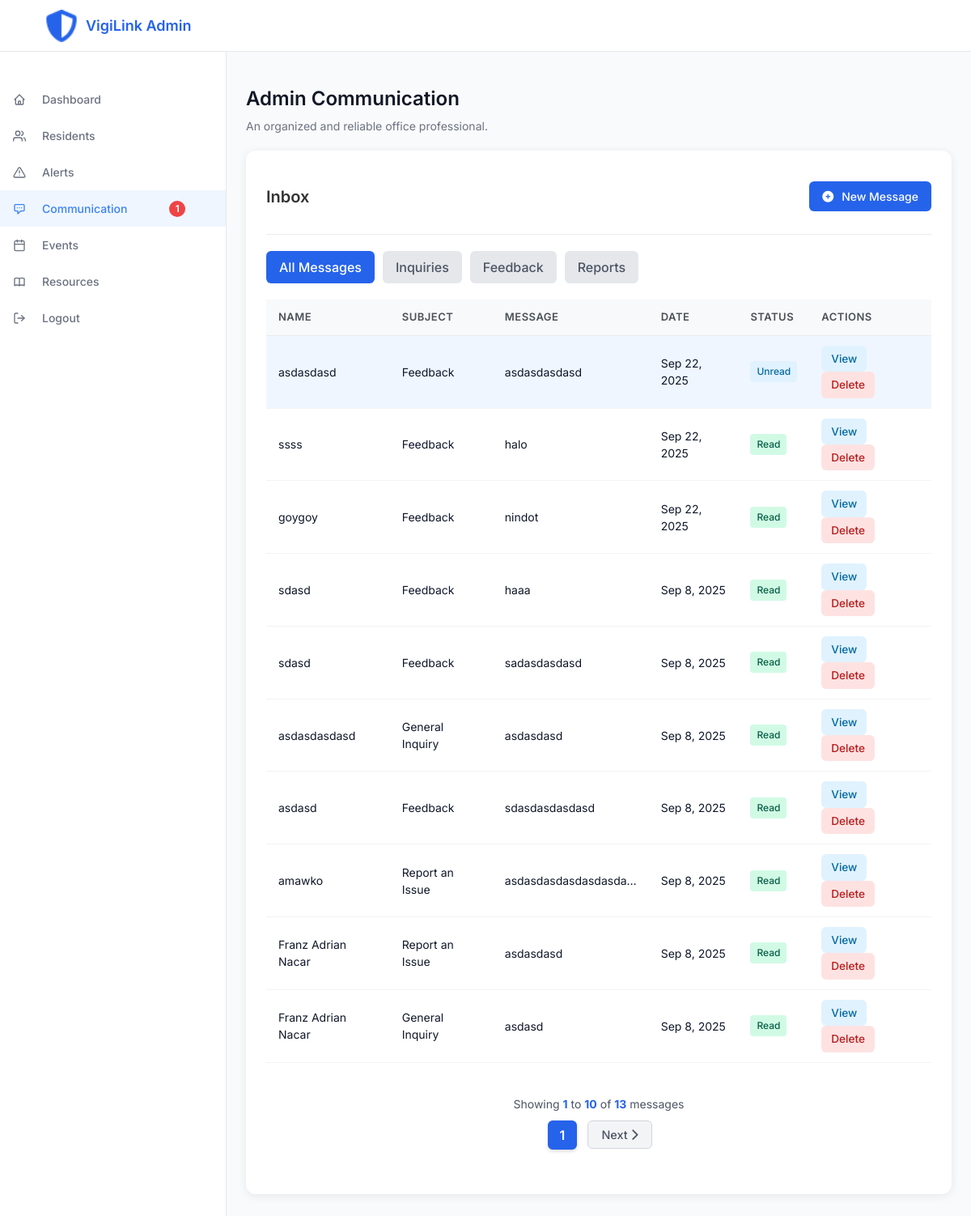
/admin-panel/communication/ (signed in), run on the app's committed database.
### admin_panel/models.py (models this page shows, shortened)
class ContactMessage(models.Model):
    contact_id = models.AutoField(primary_key=True)
    user = models.ForeignKey(settings.AUTH_USER_MODEL, on_delete=models.CASCADE, null=True, blank=True)
    name = models.CharField(max_length=100)
    email = models.EmailField()
    subject = models.CharField(max_length=100)
    message = models.TextField()
    created_at = models.DateTimeField(auto_now_add=True)
    is_read = models.BooleanField(default=False)
    class Meta:
        ordering = ['-created_at']

### admin_panel/views.py (the view)
# urls.py: path('communication/', views.admin_communication, name='admin_communication'),
@login_required
def admin_communication(request):
    if request.user.role != 'admin' and not request.user.is_superuser:
        return HttpResponseForbidden("You don't have permission to access this page.")
    from .models import ContactMessage
    from django.db.models import Case, When, BooleanField
    contact_messages = ContactMessage.objects.all().order_by('is_read', '-created_at')
    context = {
        'contact_messages': contact_messages
    }
    return render(request, 'admin_communication/admin_communication.html', context)

### accounts/models.py (called while the page is built)
    def __str__(self):
        return self.username

### admin_panel/templates/admin_communication/admin_communication.html (shortened to what this page needs)
<!DOCTYPE html>
<html lang="en">
{% load static %}
<head>
  {% load static %}
  <link rel="stylesheet" href="https://cdnjs.cloudflare.com/ajax/libs/font-awesome/6.4.2/css/all.min.css" />
  <link rel="stylesheet" href="{% static 'admin_communication/css/communication.css' %}">
  <link rel="stylesheet" href="{% static 'admin_dashboard/css/unread_badge.css' %}">
</head>
<body>
  <div class="app">
    <header class="header">
        <div class="header-left">
            <div class="logo" style="margin-left: 40px; border-bottom: none;">
                <a href="{% url 'admin_panel:admin_dashboard' %}" style="text-decoration: none; color: inherit; display: flex; align-items: center;">
                    <img src="{% static 'accounts/images/vigilink_logo.png' %}" alt="VigiLink Logo" class="logo-img" style="height:40px;">
                    <span class="logo-text" style="vertical-align:middle; margin-left: 10px; color: #2563EB;">VigiLink Admin</span>
                </a>
            </div>
        </div>
    </header>
    <div class="sidebar" id="sidebar">
      <ul class="sidebar-nav">
        <li>
          <a href="{% url 'admin_panel:admin_dashboard' %}" class="sidebar-link">
            <svg class="sidebar-icon" fill="none" stroke="currentColor" viewBox="0 0 24 24">
              <path stroke-linecap="round" stroke-linejoin="round" stroke-width="2" d="M3 12l2-2m0 0l7-7 7 7M5 10v10a1 1 0 001 1h3m10-11l2 2m-2-2v10a1 1 0 01-1 1h-3m-6 0a1 1 0 001-1v-4a1 1 0 011-1h2a1 1 0 011 1v4a1 1 0 001 1m-6 0h6"/>
            </svg>
            Dashboard
          </a>
        </li>
        <li>
          <a href="{% url 'admin_panel:admin_resident' %}" class="sidebar-link">
            Residents
          </a>
        </li>
        <li>
          <a href="#" class="sidebar-link">
            Alerts
          </a>
        </li>
        <li>
          <a href="{% url 'admin_panel:admin_communication' %}" class="sidebar-link active">
            <svg class="sidebar-icon" fill="none" stroke="currentColor" viewBox="0 0 24 24">
              <path stroke-linecap="round" stroke-linejoin="round" stroke-width="2" d="M8 10h.01M12 10h.01M16 10h.01M9 16H5a2 2 0 01-2-2V6a2 2 0 012-2h14a2 2 0 012 2v8a2 2 0 01-2 2h-5l-5 5v-5z"/>
            </svg>
            Communication
            <span id="unread-badge" class="unread-badge" style="display: none;">0</span>
          </a>
        </li>
        <li>
          <a href="#" class="sidebar-link">
            Events
          </a>
        </li>
        <li>
          <a href="#" class="sidebar-link">
            Resources
          </a>
        </li>
        <li>
          <form action="/accounts/logout/" method="post" style="margin: 0;">
            <button type="submit" class="sidebar-link" style="width: 100%; text-align: left; background: none; border: none; cursor: pointer;">
              Logout
            </button>
          </form>
        </li>
      </ul>
    </div>
    <main role="main" class="main-content">
      <header class="page" style="margin-bottom: 20px;">
        <h1 style="margin-bottom: 5px;">Admin Communication</h1>
        <p style="margin-top: 0;">An organized and reliable office professional.</p>
      </header>
      <div class="inbox-section">
        <div class="section-header" style="display: flex; justify-content: space-between; align-items: center; margin-bottom: 20px;">
          <h2 class="section-title">Inbox</h2>
          <button class="new-message-btn" style="background-color: #2563eb; color: white; border: none; padding: 8px 16px; border-radius: 6px; cursor: pointer; display: flex; align-items: center; gap: 5px;"><i class="fas fa-plus-circle"></i> New Message</button>
        </div>
        <div class="filter-container" style="margin-bottom: 20px; display: flex; gap: 10px;">
          <button id="filter-all" class="filter-btn active" style="padding: 8px 16px; border-radius: 6px; background-color: #2563eb; color: white; border: none; cursor: pointer; font-weight: 500; transition: all 0.2s ease;">All Messages</button>
          <button id="filter-inquiry" class="filter-btn" style="padding: 8px 16px; border-radius: 6px; background-color: #e5e7eb; color: #4b5563; border: none; cursor: pointer; font-weight: 500; transition: all 0.2s ease;">Inquiries</button>
          <button id="filter-feedback" class="filter-btn" style="padding: 8px 16px; border-radius: 6px; background-color: #e5e7eb; color: #4b5563; border: none; cursor: pointer; font-weight: 500; transition: all 0.2s ease;">Feedback</button>
          <button id="filter-report" class="filter-btn" style="padding: 8px 16px; border-radius: 6px; background-color: #e5e7eb; color: #4b5563; border: none; cursor: pointer; font-weight: 500; transition: all 0.2s ease;">Reports</button>
        </div>
        <div class="table-container" style="overflow-x: auto;">
          <table class="messages-table" style="width: 100%; border-collapse: separate; border-spacing: 0;">
            <thead>
              <tr>
                <th>Name</th>
                <th>Subject</th>
                <th>Message</th>
                <th>Date</th>
                <th>Status</th>
                <th>Actions</th>
              </tr>
            </thead>
            <tbody id="message-table-body">
              {% for message in contact_messages %}
              <tr class="{% if not message.is_read %}unread-row{% endif %}" data-message-type="{% if 'inquiry' in message.subject|lower %}inquiry{% elif 'feedback' in message.subject|lower %}feedback{% elif 'report' in message.subject|lower %}report{% else %}{{ message.message_type|default:'inquiry' }}{% endif %}" data-is-read="{{ message.is_read|yesno:'true,false' }}" data-date="{{ message.created_at|date:'U' }}">
                <td>{{ message.name }}</td>
                <td>{{ message.subject }}</td>
                <td>{{ message.message|truncatechars:20 }}</td>
                <td>{{ message.created_at|date:"M j, Y" }}</td>
                <td><span class="{% if message.is_read %}status-read{% else %}status-unread{% endif %}">{% if message.is_read %}Read{% else %}Unread{% endif %}</span></td>
                <td class="action-buttons">
                  <button class="view-btn" data-id="{{ message.contact_id }}">View</button>
                  <button class="delete-btn" data-id="{{ message.contact_id }}">Delete</button>
                </td>
              </tr>
              {% empty %}
                 <tr id="no-messages-row" class="no-messages">
                     <td colspan="6" style="text-align: center;">No messages found</td>
                 </tr>
              {% endfor %}
            </tbody>
          </table>
      </div>
      <div class="pagination-controls" style="display: flex; flex-direction: column; justify-content: space-between; align-items: center; margin-top: 20px;">
        <div class="pagination-info" style="color: #4b5563; font-size: 0.875rem; margin-bottom: 10px; width: 100%; text-align: center;">
          Showing <span id="startIndex" style="font-weight: 700; color: #2563EB;">1</span> to <span id="endIndex" style="font-weight: 700; color: #2563EB;">10</span> of <span id="totalItems" style="font-weight: 700; color: #2563EB;">0</span> messages
        </div>
        <div class="pagination-buttons" style="display: flex; gap: 10px; align-items: center; width: 100%; justify-content: center;">
          <div id="pageNumbers" style="display: flex; gap: 5px;"></div>
          <button id="nextPage" style="padding: 6px 12px; background-color: #f3f4f6; color: #4b5563; border: 1px solid #d1d5db; border-radius: 6px; cursor: pointer; transition: all 0.2s; font-weight: 500; display: flex; align-items: center; justify-content: center; gap: 4px; min-width: 80px; font-size: 0.9rem;">Next <i class="fas fa-chevron-right"></i></button>
        </div>
      </div>
      </div>
    </main>
  </div>
</body>
</html>

### admin_panel/static/admin_dashboard/css/unread_badge.css (style rules this page uses)
.unread-badge { display: inline-flex; align-items: center; justify-content: center; background-color: #ef4444; color: white; border-radius: 50%; width: 20px; height: 20px; font-size: 12px; font-weight: 600; margin-left: 40px; animation: pulse 1.5s infinite; }

### data on the page
ContactMessage: name "asdasdasd", subject "Feedback", message "asdasdasdasd", created_at "Sep 22, 2025", is_read "Unread"
ContactMessage: name "ssss", subject "Feedback", message "halo", created_at "Sep 22, 2025", is_read "Read"
ContactMessage: name "goygoy", subject "Feedback", message "nindot", created_at "Sep 22, 2025", is_read "Read"
ContactMessage: name "sdasd", subject "Feedback", message "haaa", created_at "Sep 8, 2025", is_read "Read"
ContactMessage: name "sdasd", subject "Feedback", message "sadasdasdasd", created_at "Sep 8, 2025", is_read "Read"
ContactMessage: name "asdasdasdasd", subject "General Inquiry", message "asdasdasd", created_at "Sep 8, 2025", is_read "Read"
ContactMessage: name "asdasd", subject "Feedback", message "sdasdasdasdasd", created_at "Sep 8, 2025", is_read "Read"
ContactMessage: name "amawko", subject "Report an Issue", message "asdasdasdasdasdasda…", created_at "Sep 8, 2025", is_read "Read"
ContactMessage: name "Franz Adrian Nacar", subject "Report an Issue", message "asdasdasd", created_at "Sep 8, 2025", is_read "Read"
ContactMessage: name "Franz Adrian Nacar", subject "General Inquiry", message "asdasd", created_at "Sep 8, 2025", is_read "Read"
